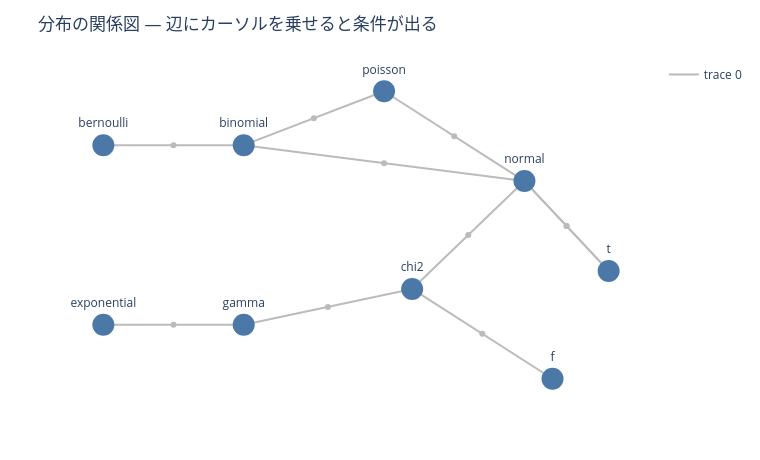

The code cell stored with this chart in its notebook:
### Markdown cell above
## 1. まず地図を見る

分布を 20 個暗記するのは非効率である。関係を 5 つ覚える方がずっと少ない労力で済む。

辺にカーソルを乗せると、その変換や極限が成り立つ条件が出る。

### Code cell
plotting.relation_graph()

### Figure 1 — Plotly figure (JSON) as saved in the notebook; plotly's stock layout.template omitted (floating-point values rounded to 4 significant figures)
{"data": [{"hoverinfo": "skip", "line": {"color": "#bbb"}, "mode": "lines", "type": "scatter", "x": [0.0, 1.0, null, 1.0, 2.0, null, 1.0, 3.0, null, 2.0, 3.0, null, 0.0, 1.0, null, 1.0, 2.2, null, 3.0, 2.2, null, 3.0, 3.6, null, 2.2, 3.2, null, 3.6, 3.0, null], "y": [2.0, 2.0, null, 2.0, 2.6, null, 2.0, 1.6, null, 2.6, 1.6, null, 0.0, 0.0, null, 0.0, 0.4, null, 1.6, 0.4, null, 1.6, 0.6, null, 0.4, -0.6, null, 0.6, 1.6, null]}, {"hoverinfo": "text", "marker": {"color": "#bbb", "size": 6}, "mode": "markers", "showlegend": false, "text": ["n 回の独立和", "n -> inf, p -> 0, np = lambda 一定", "n -> inf, p 固定 (de Moivre-Laplace)", "lambda -> inf", "k 個の独立和", "k = df/2, scale = 2", "標準正規の二乗和", "正規 / sqrt(chi2/df)", "独立な chi2 の比", "df -> inf"], "type": "scatter", "x": [0.5, 1.5, 2.0, 2.5, 0.5, 1.6, 2.6, 3.3, 2.7, 3.3], "y": [2.0, 2.3, 1.8, 2.1, 0.0, 0.2, 1.0, 1.1, -0.1, 1.1]}, {"marker": {"color": "#4C78A8", "size": 22}, "mode": "markers+text", "showlegend": false, "text": ["bernoulli", "binomial", "poisson", "normal", "exponential", "gamma", "chi2", "t", "f"], "textposition": "top center", "type": "scatter", "x": [0.0, 1.0, 2.0, 3.0, 0.0, 1.0, 2.2, 3.6, 3.2], "y": [2.0, 2.0, 2.6, 1.6, 0.0, 0.0, 0.4, 0.6, -0.6]}], "layout": {"height": 460, "margin": {"b": 50, "l": 60, "r": 30, "t": 60}, "title": {"text": "分布の関係図 — 辺にカーソルを乗せると条件が出る"}, "width": 760, "xaxis": {"title": {}, "visible": false}, "yaxis": {"title": {}, "visible": false}}}
